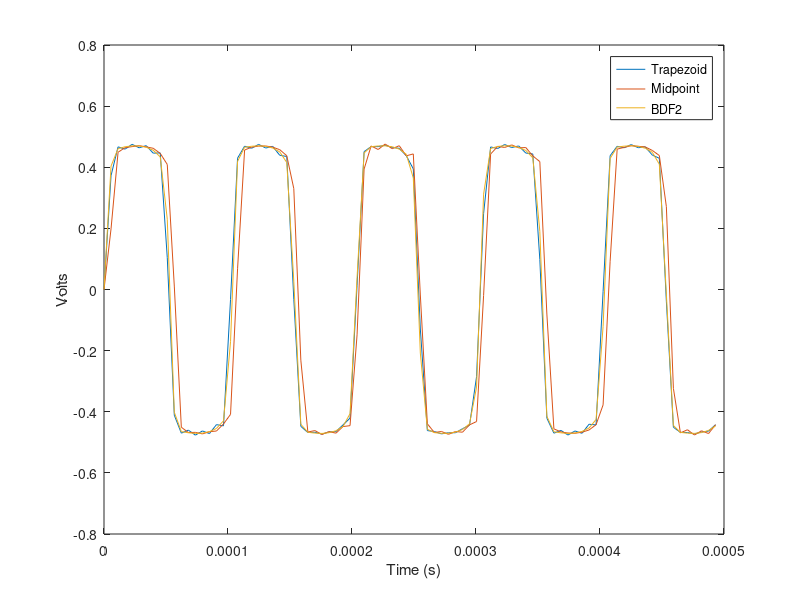

This figure's MATLAB source:
% Diode Clipper
% Mac Porter

clear all
close all
clc

%% Parameters

% General
Fs = 4*44100;             % Sample rate
len = .0005;               % Length of simulation (s)
inputType = 'sine';    % 'impulse', 'sine', or 'audio'
filename = 'TestGuitarPhraseMono.wav';  % Filename for audio
sinFreq = 10000;         % Frequency for sine wave (Hz)
discMethod = 'all';     % Discretization method: trapezoid, midpoint,
                        %  BDF2, or all (for comparing all methods)

% Effect Parameters
inGain = 10;     % Input gain (v)
Is = 2.52e-9;   % Diode saturation current (A)

% Plotting
playSound = 'off';
plotTime = 'off';    % Plot time
plotFreq = 'off';    % Plot frequency

% For Newton solver
tol = 10e-7;            % Error tolerance
maxIters = 100;         % Number of allowed iterations
maxSubIters = 10;       % Number of allowed sub-iterations

%% Derived Parameters

T = 1/Fs;       % Sample period

% Input signal
if strcmp(inputType,'impulse')
    N = floor(len*Fs);
    t = (0:T:N*T-T);
    in = [1e-6;zeros(N-1,1)];
elseif strcmp(inputType,'sine')
    N = floor(len*Fs);
    t = (0:T:N*T-T);
    in = inGain*sin(2*pi*sinFreq*t);
elseif strcmp(inputType,'audio')
    in = inGain*audioread(filename);
    N = length(in);
    t = (0:T:N*T-T);
end

fx = (0:N-1).*Fs/N; % Frequency vector

out = zeros(N,1);   % Initialize output

trap = zeros(N,1);
mid = zeros(N,1);
BDF2 = zeros(N,1);
eul = zeros(N,1);

%% Physical Parameters
R1 = 2.2e3;
C1 = .47e-6;
C2 = .01e-6;
invVt = 1/25.85e-3; % Inverse of thermal voltage

%% System matrices
A = [-1/(R1*C1) -1/(R1*C1); -1/(R1*C2) -1/(R1*C2)];
B = [1/(R1*C1); 1/(R1*C2)];
C = [0; -1/C1];
D = [0 1];
G = [0 -1];

%% Simulation

% Initial values
x = [0;0];
xprev = [0;0];
xprev2 = [0;0];
uprev = 0;
iprev = 0;
v = 0;
vm = 0;

% Trapezoid discretization sheme
if strcmp(discMethod,'trapezoid') || strcmp(discMethod,'all')
    
    % Initial values
x = [0;0];
xprev = [0;0];
xprev2 = [0;0];
uprev = 0;
iprev = 0;
v = 0;
vm = 0;

    Q = inv(2*Fs*eye(2)-A);     % Matrix inversion
    for n = 1:N
        
        u = in(n);  % Input
        
        error = 1;  % Set initial error greater than tol
        iters = 0;  % Reset Newton iterations
        
        % Constant term from discretization
        r = G*Q*(2*Fs*eye(2)+A)*xprev+(G*Q*B)*uprev+(G*Q*B)*u+(G*Q*C)*iprev;
        
        % Damped Newton to solve nonlinearity
        while (error > tol) && (iters < maxIters)
            
            i = -2*Is*sinh(v*invVt);    % Diode i-v relation
            iDer = -2*invVt*Is*cosh(v*invVt);   % Derivative of i-v relation
            
            M = r+(G*Q*C)*i-v;      % Function to solve (= 0)
            J = (G*Q*C)*iDer-1;     % Derivative of function to solve
            
            step = J\M;     % Newton step
            
            vNew = v-step;                  % New diode voltage
            iNew = -2*Is*sinh(vNew*invVt);  % New diode current
            MNew = r+(G*Q*C)*iNew-vNew;     % Updated function
            
            % Apply damping if the step goes in the wrong direction
            subStep = step;
            subIters = 0;
            while (norm(MNew) > norm(M)) && (subIters < maxSubIters)
                subStep = subStep/2;    % Damping reduces step by half
                vNew = v-subStep;
                iNew = -2*Is*sinh(vNew*invVt);
                MNew = r+(G*Q*C)*iNew-vNew;
                subIters = subIters+1;
            end
            %residual = max(abs(M))+max(abs(step));
            error = norm(vNew-v)/norm(v);   % Relative error
            iters = iters+1;
            v = vNew;   % Final diode voltage
        end
        
        i = -2*Is*sinh(v*invVt); %Diode current
        % State update
        x = Q*((2*Fs*eye(2)+A)*xprev+B*(u+uprev)+C*(i+iprev));
        % Output
        y = D*x;
        trap(n) = y;
        
        % Update previous values for next time step
        xprev = x;
        uprev = u;
        iprev = i;
    end
    out = trap;
end

% Midpoint discretization scheme
if strcmp(discMethod,'midpoint') || strcmp(discMethod,'all')
    
    % Initial values
x = [0;0];
xprev = [0;0];
xprev2 = [0;0];
uprev = 0;
iprev = 0;
v = 0;
vm = 0;

    Q = inv(2*Fs*eye(2)-A);     % Matrix inversion
    for n = 1:N
        
        u = in(n);  % Input
        um = 0.5*(u+uprev); % Midpoint input
        
        error = 1;  % Set initial error greater than tol
        iters = 0;  % Reset Newton iterations
        
        % Constant term from discretization
        r = G*Q*2*Fs*xprev+(G*Q*B)*um;
        
        % Damped Newton to solve nonlinearity
        while (error > tol) && (iters < maxIters)
            
            im = -2*Is*sinh(vm*invVt);    % Diode i-v relation
            imDer = -2*invVt*Is*cosh(vm*invVt);   % Derivative of i-v relation
            
            M = r+(G*Q*C)*im-vm;      % Function to solve (= 0)
            J = (G*Q*C)*imDer-1;     % Derivative of function to solve
            
            step = J\M;     % Newton step
            
            vmNew = vm-step;                  % New diode voltage
            imNew = -2*Is*sinh(vmNew*invVt);  % New diode current
            MNew = r+(G*Q*C)*imNew-vmNew;     % Updated function
            
            % Apply damping if the step goes in the wrong direction
            subStep = step;
            subIters = 0;
            while (norm(MNew) > norm(M)) && (subIters < maxSubIters)
                subStep = subStep/2;    % Damping reduces step by half
                vmNew = vm-subStep;
                imNew = -2*Is*sinh(vmNew*invVt);
                MNew = r+(G*Q*C)*imNew-vmNew;
                subIters = subIters+1;
            end
            %residual = max(abs(M))+max(abs(step));
            error = norm(vmNew-vm)/norm(vm);   % Relative error
            iters = iters+1;
            vm = vmNew;   % Final diode voltage
        end
        
        im = -2*Is*sinh(vm*invVt); %Diode current
        % State update at midpoint
        xm = Q*2*Fs*xprev+Q*B*um+Q*C*im;
        % Output at midpoint
        y = D*xm;
        mid(n) = y;
        % Current state from midpoint
        x = 2*xm-xprev;
        
        % Update previous values for next time step
        xprev = x;
        uprev = u;
    end
    out = mid;
end

% BDF2 (Backward Difference Formula 2nd order) discretization scheme
if strcmp(discMethod,'BDF2') || strcmp(discMethod,'all')
    
    % Initial values
x = [0;0];
xprev = [0;0];
xprev2 = [0;0];
uprev = 0;
iprev = 0;
v = 0;
vm = 0;

    Q = inv(1.5*Fs*eye(2)-A);     % Matrix inversion
    for n = 1:N
        
        u = in(n);  % Input
        
        error = 1;  % Set initial error greater than tol
        iters = 0;  % Reset Newton iterations
        
        % Constant term from discretization
        r = G*Q*2*Fs*xprev-G*Q*.5*Fs*xprev2+(G*Q*B)*u;
        
        % Damped Newton to solve nonlinearity
        while (error > tol) && (iters < maxIters)
            
            i = -2*Is*sinh(v*invVt);    % Diode i-v relation
            iDer = -2*invVt*Is*cosh(v*invVt);   % Derivative of i-v relation
            
            M = r+(G*Q*C)*i-v;      % Function to solve (= 0)
            J = (G*Q*C)*iDer-1;     % Derivative of function to solve
            
            step = J\M;     % Newton step
            
            vNew = v-step;                  % New diode voltage
            iNew = -2*Is*sinh(vNew*invVt);  % New diode current
            MNew = r+(G*Q*C)*iNew-vNew;     % Updated function
            
            % Apply damping if the step goes in the wrong direction
            subStep = step;
            subIters = 0;
            while (norm(MNew) > norm(M)) && (subIters < maxSubIters)
                subStep = subStep/2;    % Damping reduces step by half
                vNew = v-subStep;
                iNew = -2*Is*sinh(vNew*invVt);
                MNew = r+(G*Q*C)*iNew-vNew;
                subIters = subIters+1;
            end
            %residual = max(abs(M))+max(abs(step));
            error = norm(vNew-v)/norm(v);   % Relative error
            iters = iters+1;
            v = vNew;   % Final diode voltage
        end
        
        i = -2*Is*sinh(v*invVt); %Diode current
        % State update
        x = Q*(2*Fs*xprev-.5*Fs*xprev2+B*u+C*i);
        % Output
        y = D*x;
        BDF2(n) = y;
        
        % Update previous values for next time step
        xprev2 = xprev;
        xprev = x;
        uprev = u;
        iprev = i;
    end
    out = BDF2;
end

if strcmp(playSound,'on')
    soundsc(out,Fs);
end

%% Plots
if strcmp(plotTime,'on')
    figure();
    plot(t,out);
    xlabel('Time (s)');
    ylabel('Volts');
end

if strcmp(plotFreq,'on')
    Y = 1e6*abs(fft(out));
    figure();
    semilogx(fx,20*log10(Y));
    xlim([20 20000]);
    xlabel('Freq (Hz)');
    ylabel('dB');
end

if strcmp(discMethod,'all')
    figure();
    plot(t,trap,t,mid,t,BDF2);
    legend('Trapezoid','Midpoint','BDF2');
    xlabel('Time (s)');
    ylabel('Volts');
end




